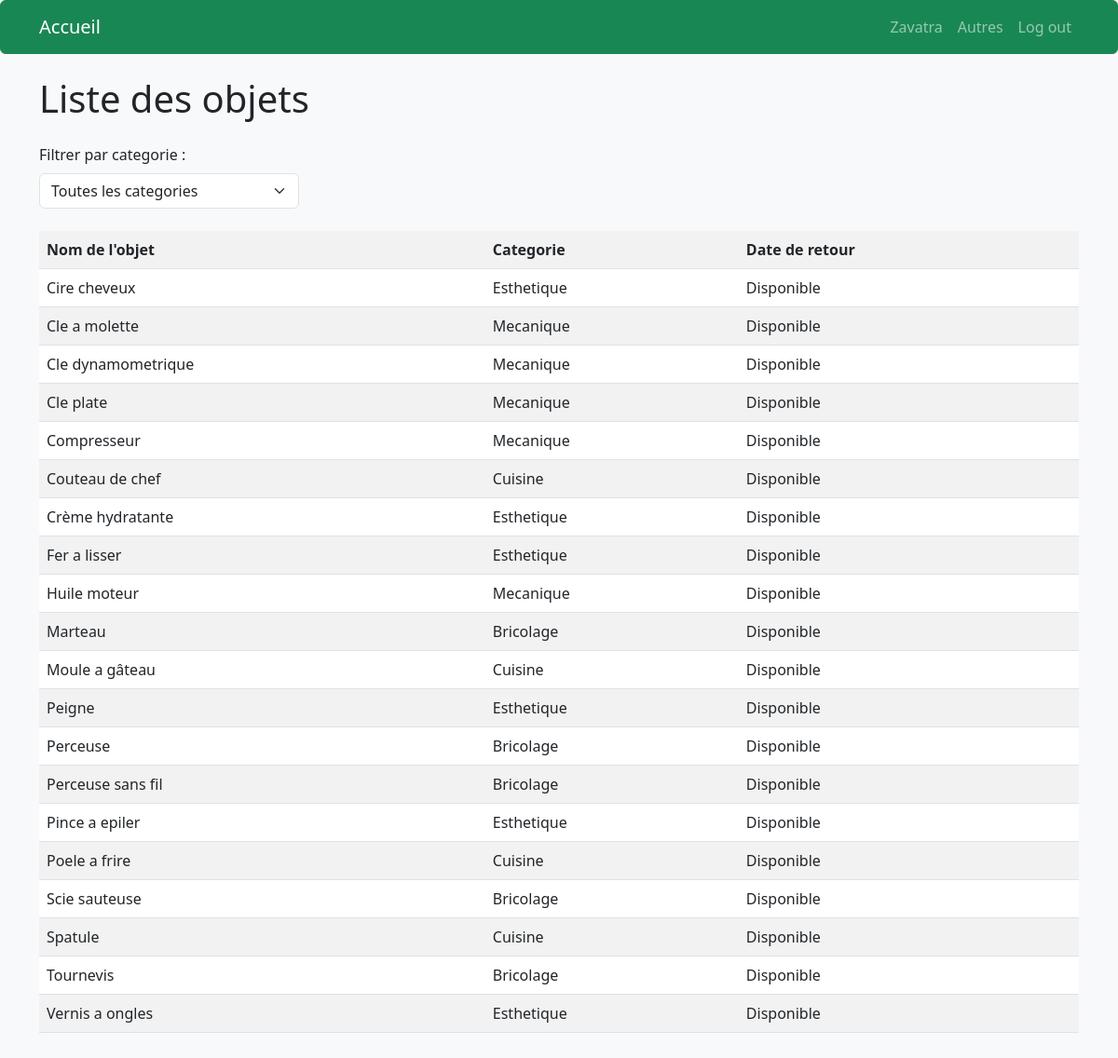
The page /pages/objet.php on the database as committed earlier.
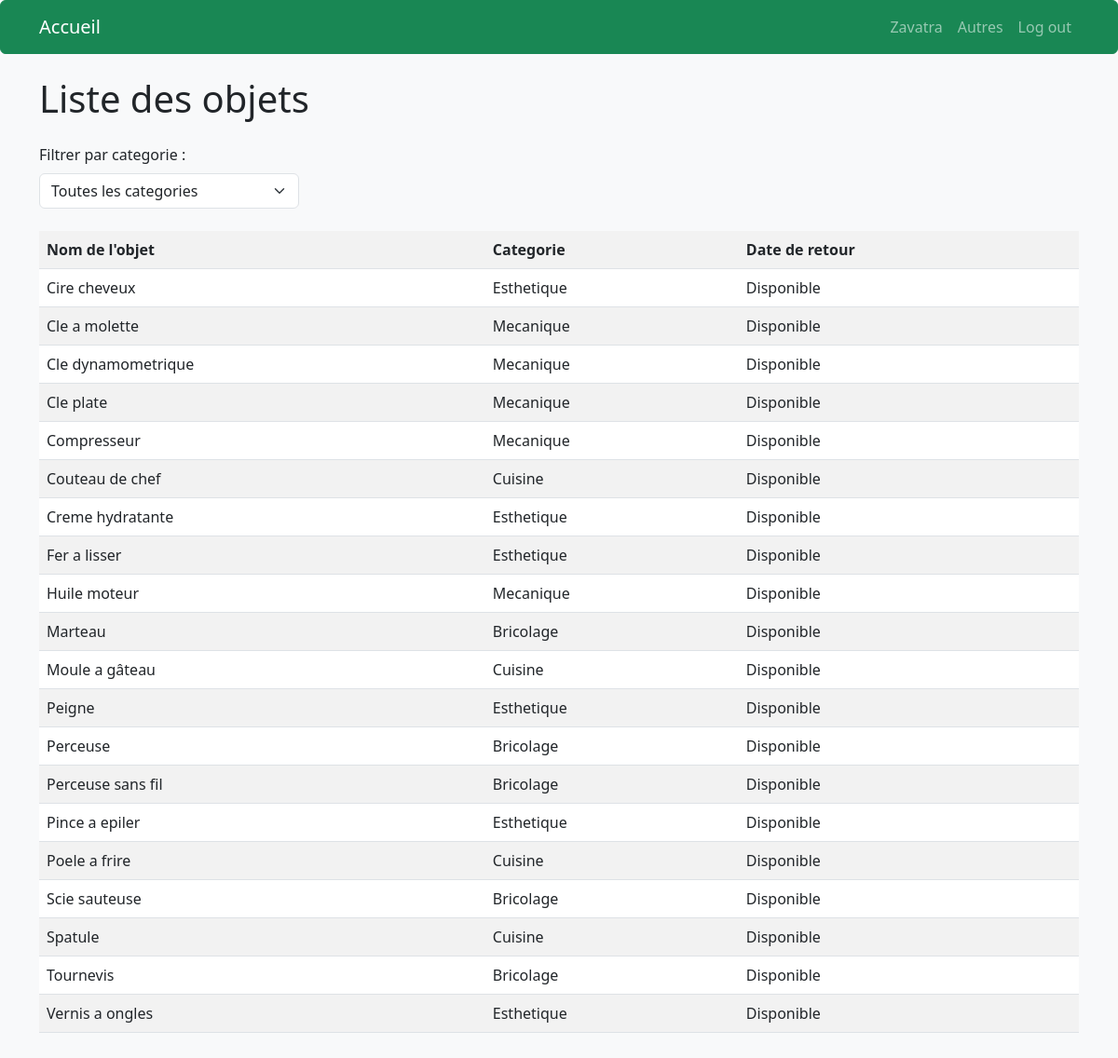
The same page on the database as committed later.
### tables this page shows
Create table Emprunter_objet (
    id_objet int auto_increment primary key,
    nom_objet VARCHAR(150) ,
    id_categorie int ,
    id_membre int ,
    FOREIGN KEY (id_categorie) REFERENCES Emprunter_categorie(id_categorie),
    FOREIGN KEY (id_membre) REFERENCES Emprunter_membre(id_membre)
);

Create table Emprunter_categorie (
    id_categorie int auto_increment primary key,
    nom_categorie VARCHAR(100)
);

### inc/connection.php (called while the page is built, shortened)
<?php
function dbconnect()
{
    static $connect = null;
    if ($connect === null) {
        $connect = mysqli_connect('localhost', 'root', '', 'db_s2_ETU004013');
        mysqli_set_charset($connect, 'utf8mb4');
    }
    return $connect;
}
?>

### inc/functions.php (called while the page is built, shortened)
<?php
require('connection.php');
function getAllObjets($id_categorie = 0) {
    $sql = "SELECT o.id_objet, o.nom_objet, c.nom_categorie, e.date_emprunt, e.date_retour
    FROM Emprunter_objet o JOIN Emprunter_categorie c ON o.id_categorie = c.id_categorie
    LEFT JOIN Emprunter_emprunt e ON o.id_objet = e.id_objet AND e.date_retour IS NULL";
    $sql .= " ORDER BY o.nom_objet";
    return mysqli_query(dbconnect(), $sql);
}
?>

### pages/objet.php (the view, shortened to what this page needs)
<?php
require('../inc/functions.php');
$id_categorie = (int)($_GET['categorie'] ?? 0);
$objets = getAllObjets($id_categorie);
?>
<!DOCTYPE html>
<html lang="fr">
<head>
<link href="https://cdn.jsdelivr.net/npm/bootstrap@5.3.0/dist/css/bootstrap.min.css" rel="stylesheet" />
</head>
<body class="bg-light">
<header>
    <nav class="navbar navbar-expand-lg navbar-dark btn btn-success">
        <div class="container">
            <a href="objet.php" class="navbar-brand">Accueil</a>
        <div class="collapse navbar-collapse" id="mainNavbar">
            <ul class="navbar-nav ms-auto">
                <li class="nav-item">
                    <a href="#" class="nav-link">Zavatra</a>
                </li>
                <li class="nav-item">
                    <a href="#" class="nav-link">Autres</a>
                </li>
                <li>
                    <form action="logout.php" method="post">
                        <button type="submit" name="logout" class="nav-link">Log out</button>
                    </form>
                </li>
            </ul>
        </div>
        </div>
    </nav>
</header>
<main>
<div class="container py-4">
    <h1 class="mb-4">Liste des objets</h1>
    <form method="get" class="mb-4 w-25">
        <label for="categorie" class="form-label">Filtrer par categorie :</label>
        <select name="categorie" id="categorie" class="form-select" onchange="this.form.submit()">
            <option value="0" <?= $id_categorie === 0 ? 'selected' : '' ?>>Toutes les categories</option>
        </select>
    </form>
    <table class="table table-striped">
        <tr>
            <th>Nom de l'objet</th>
            <th>Categorie</th>
            <th>Date de retour</th>
        </tr>
        <?php if (mysqli_num_rows($objets) > 0){  ?>
            <?php while ($objet = mysqli_fetch_assoc($objets)) {  ?>
                <tr>
                    <td><?php echo $objet['nom_objet']; ?></td>
                    <td><?php echo $objet['nom_categorie']; ?></td>
                    <td>
                        <?php echo $objet['date_retour'] ? $objet['date_retour'] : 'Disponible' ?>
                    </td>
                </tr>
            <?php } ?>
        <?php } else {  ?>
            <tr>
                <td colspan="3" class="text-center">Aucun objet trouve.</td>
            </tr>
        <?php } ?>
    </table>
</div>
</main>
</body>
</html>

Rows that differ between the two databases and show on the page:
changed emprunter_objet: nom_objet "Crème hydratante" → "Creme hydratante"
